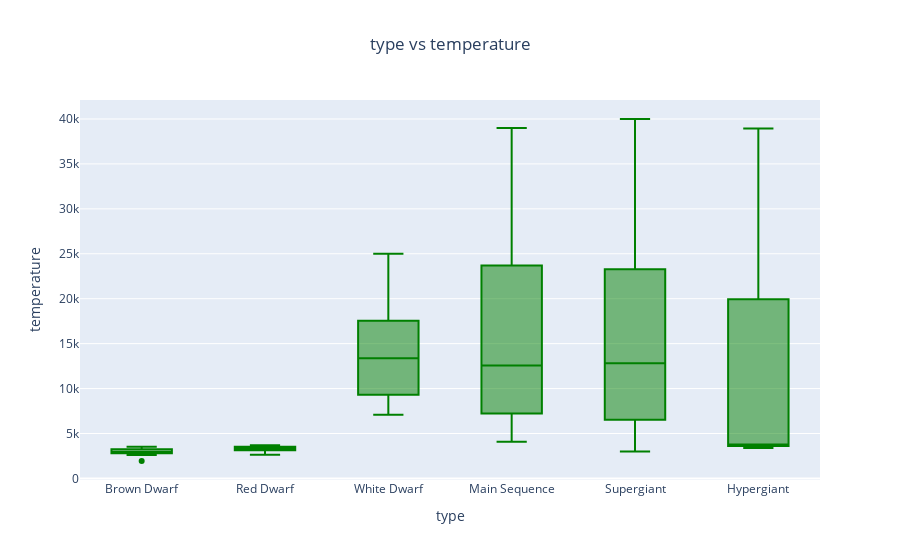
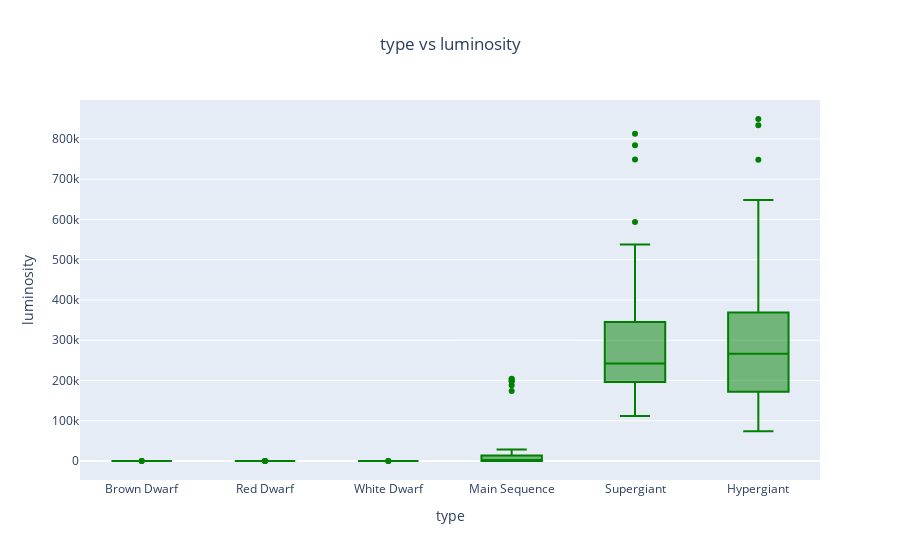
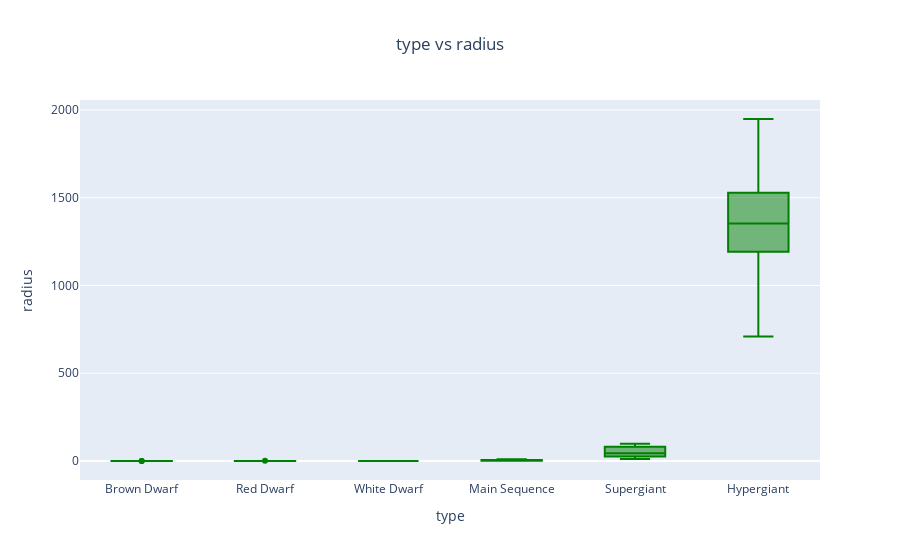
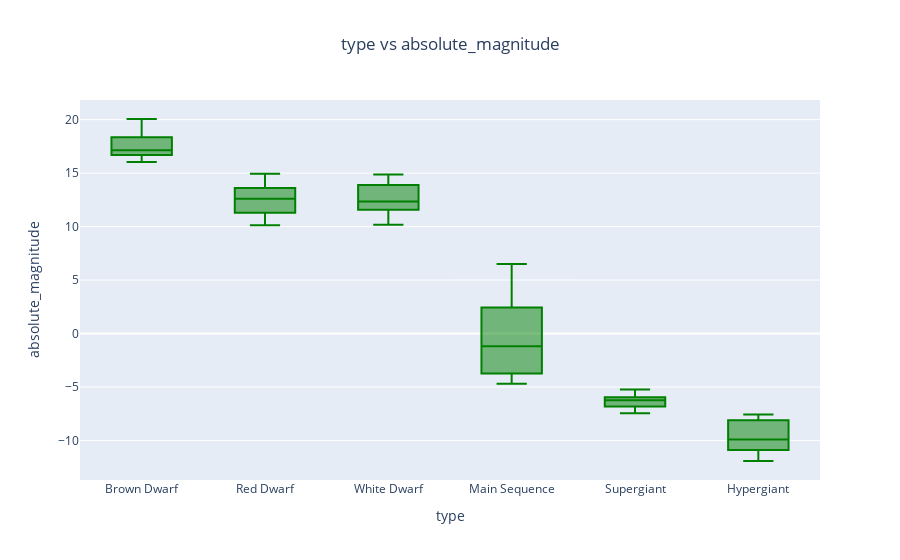

Here is the notebook cell these charts were saved with, in order:
### Code cell
#bivaraite analysis
lst=['temperature', 'luminosity', 'radius', 'absolute_magnitude', 'color',
       'spectral_class']
print('bi varaite analysis')
for i in lst :
    print()
    fig=px.box(df,y=i,x='type',title=f'type vs {i}',color_discrete_sequence=['green'])
    fig.update_layout(title_x=0.5)
    fig.show()
    print("-------------------------------------------------------------------------------")

### Figure 1 — Plotly figure (JSON) as saved in the notebook; plotly's stock layout.template omitted (floating-point values rounded to 4 significant figures; data arrays with more than 128 entries replaced by an {"elided": "..."} marker saying what was removed)
{"data": [{"alignmentgroup": "True", "hovertemplate": "type=%{x}<br>temperature=%{y}<extra></extra>", "legendgroup": "", "marker": {"color": "green"}, "name": "", "notched": false, "offsetgroup": "", "orientation": "v", "showlegend": false, "type": "box", "x": {"elided": "240 str values"}, "x0": " ", "xaxis": "x", "y": {"elided": "240 int values"}, "y0": " ", "yaxis": "y"}], "layout": {"boxmode": "group", "legend": {"tracegroupgap": 0}, "title": {"text": "type vs temperature", "x": 0.5}, "xaxis": {"anchor": "y", "domain": [0, 1], "title": {"text": "type"}}, "yaxis": {"anchor": "x", "domain": [0, 1], "title": {"text": "temperature"}}}}

### Figure 2 — Plotly figure (JSON) as saved in the notebook; plotly's stock layout.template omitted (floating-point values rounded to 4 significant figures; data arrays with more than 128 entries replaced by an {"elided": "..."} marker saying what was removed)
{"data": [{"alignmentgroup": "True", "hovertemplate": "type=%{x}<br>luminosity=%{y}<extra></extra>", "legendgroup": "", "marker": {"color": "green"}, "name": "", "notched": false, "offsetgroup": "", "orientation": "v", "showlegend": false, "type": "box", "x": {"elided": "240 str values"}, "x0": " ", "xaxis": "x", "y": {"elided": "240 float values"}, "y0": " ", "yaxis": "y"}], "layout": {"boxmode": "group", "legend": {"tracegroupgap": 0}, "title": {"text": "type vs luminosity", "x": 0.5}, "xaxis": {"anchor": "y", "domain": [0, 1], "title": {"text": "type"}}, "yaxis": {"anchor": "x", "domain": [0, 1], "title": {"text": "luminosity"}}}}

### Figure 3 — Plotly figure (JSON) as saved in the notebook; plotly's stock layout.template omitted (floating-point values rounded to 4 significant figures; data arrays with more than 128 entries replaced by an {"elided": "..."} marker saying what was removed)
{"data": [{"alignmentgroup": "True", "hovertemplate": "type=%{x}<br>radius=%{y}<extra></extra>", "legendgroup": "", "marker": {"color": "green"}, "name": "", "notched": false, "offsetgroup": "", "orientation": "v", "showlegend": false, "type": "box", "x": {"elided": "240 str values"}, "x0": " ", "xaxis": "x", "y": {"elided": "240 float values"}, "y0": " ", "yaxis": "y"}], "layout": {"boxmode": "group", "legend": {"tracegroupgap": 0}, "title": {"text": "type vs radius", "x": 0.5}, "xaxis": {"anchor": "y", "domain": [0, 1], "title": {"text": "type"}}, "yaxis": {"anchor": "x", "domain": [0, 1], "title": {"text": "radius"}}}}

### Figure 4 — Plotly figure (JSON) as saved in the notebook; plotly's stock layout.template omitted (floating-point values rounded to 4 significant figures; data arrays with more than 128 entries replaced by an {"elided": "..."} marker saying what was removed)
{"data": [{"alignmentgroup": "True", "hovertemplate": "type=%{x}<br>absolute_magnitude=%{y}<extra></extra>", "legendgroup": "", "marker": {"color": "green"}, "name": "", "notched": false, "offsetgroup": "", "orientation": "v", "showlegend": false, "type": "box", "x": {"elided": "240 str values"}, "x0": " ", "xaxis": "x", "y": {"elided": "240 float values"}, "y0": " ", "yaxis": "y"}], "layout": {"boxmode": "group", "legend": {"tracegroupgap": 0}, "title": {"text": "type vs absolute_magnitude", "x": 0.5}, "xaxis": {"anchor": "y", "domain": [0, 1], "title": {"text": "type"}}, "yaxis": {"anchor": "x", "domain": [0, 1], "title": {"text": "absolute_magnitude"}}}}
